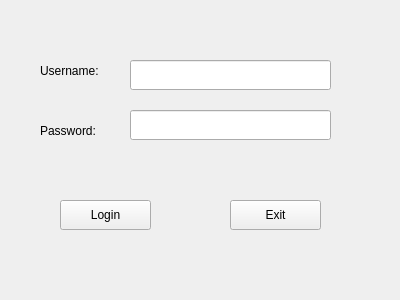
<?xml version="1.0" encoding="UTF-8"?>
<ui version="4.0">
 <class>Login</class>
 <widget class="QWidget" name="Login">
  <property name="geometry">
   <rect>
    <x>0</x>
    <y>0</y>
    <width>400</width>
    <height>300</height>
   </rect>
  </property>
  <property name="windowTitle">
   <string>Login</string>
  </property>
  <widget class="QLabel" name="label">
   <property name="geometry">
    <rect>
     <x>40</x>
     <y>60</y>
     <width>81</width>
     <height>22</height>
    </rect>
   </property>
   <property name="text">
    <string>Username:</string>
   </property>
  </widget>
  <widget class="QLabel" name="label_2">
   <property name="geometry">
    <rect>
     <x>40</x>
     <y>120</y>
     <width>91</width>
     <height>22</height>
    </rect>
   </property>
   <property name="text">
    <string>Password:</string>
   </property>
  </widget>
  <widget class="QLineEdit" name="nameLineEdit">
   <property name="geometry">
    <rect>
     <x>130</x>
     <y>60</y>
     <width>201</width>
     <height>30</height>
    </rect>
   </property>
  </widget>
  <widget class="QLineEdit" name="passwordEdit">
   <property name="geometry">
    <rect>
     <x>130</x>
     <y>110</y>
     <width>201</width>
     <height>30</height>
    </rect>
   </property>
  </widget>
  <widget class="QPushButton" name="loginPushButton">
   <property name="geometry">
    <rect>
     <x>60</x>
     <y>200</y>
     <width>91</width>
     <height>30</height>
    </rect>
   </property>
   <property name="text">
    <string>Login</string>
   </property>
  </widget>
  <widget class="QPushButton" name="closePushButton">
   <property name="geometry">
    <rect>
     <x>230</x>
     <y>200</y>
     <width>91</width>
     <height>30</height>
    </rect>
   </property>
   <property name="text">
    <string>Exit</string>
   </property>
  </widget>
 </widget>
 <layoutdefault spacing="6" margin="11"/>
 <resources/>
 <connections/>
</ui>
